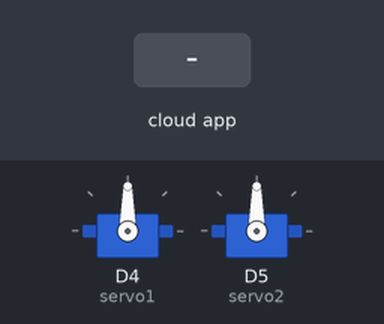
Recording of a sketch running on a simulated ESP8266 (NodeMCU). Shown: 2 × servo. The inputs (shaded band) are chosen by the test bench. WiFi joins after 1.5 s; servers stay silent unless stated; the Firebase database answers and starts empty; what the sketch prints to the serial monitor is not drawn.

Above: at 2.7 s.
2.8 s: the phone or cloud app sets commands to FORWARD
At 3.7 s:
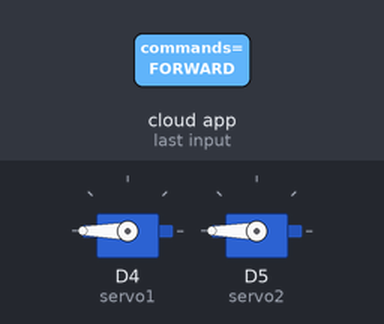
At 4.11 s:
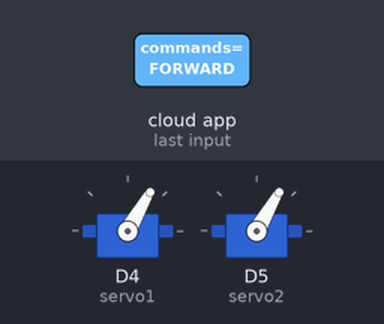
6.0 s: the phone or cloud app sets commands to BACKWARD
9.2 s: the phone or cloud app sets commands to LEFT
At 11.3 s:
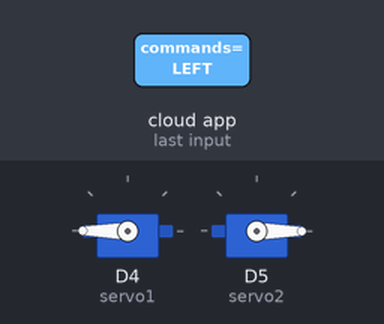
12.4 s: the phone or cloud app sets commands to RIGHT
15.6 s: the phone or cloud app sets commands to LEFT
Timing chart, 0 to 19.2 s (numbered marks = the images above; inputs shaded):
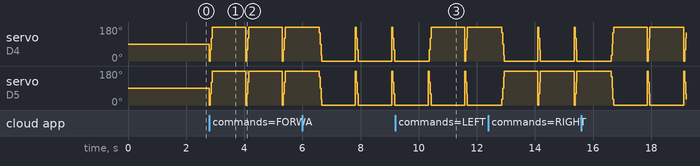

The sketch:

robot_movement.ino
```cpp
#include <ESP8266WiFi.h>
#include <Servo.h>
#include <Firebase_ESP_Client.h>
#include "addons/TokenHelper.h"
#include "addons/RTDBHelper.h"

#define WIFI_SSID "**********"
#define WIFI_PASSWORD "*********"
#define API_KEY "************"
#define DATABASE_URL "***************"

FirebaseData fbdo;
FirebaseAuth auth;
FirebaseConfig config;

Servo servo1;
Servo servo2;

// Define servo movement ranges
const int MIN_POSITION = 0;
const int MAX_POSITION = 180;
const int STEP_SIZE = 30;
const int DELAY_TIME = 15;

void setup() {
  Serial.begin(115200);

  servo1.attach(D4);  // Attach servo1 to D4 pin
  servo2.attach(D5);  // Attach servo2 to D5 pin

  // Connect to Wi-Fi
  WiFi.begin(WIFI_SSID, WIFI_PASSWORD);
  while (WiFi.status() != WL_CONNECTED) {
    delay(300);
    Serial.print(".");
  }
  Serial.println("Connected to Wi-Fi");

  // Initialize Firebase
  config.api_key = API_KEY;
  config.database_url = DATABASE_URL;
  Firebase.begin(&config, &auth);
  Firebase.reconnectWiFi(true);
}

void loop() {
  if (Firebase.ready() && Firebase.RTDB.getString(&fbdo, "/commands")) {
    String command = fbdo.stringData();
    Serial.println("NodeMCU 1 received command: " + command);

    if (command == "FORWARD") {
      moveForward();
    } else if (command == "BACKWARD") {
      moveBackward();
    } else if (command == "LEFT") {
      moveLeft();
    } else if (command == "RIGHT") {
      moveRight();
    } else if (command == "STOP") {
      stopMovement();
    }
  } else {
    Serial.println("Firebase Error... ");
  }
  delay(1000);
}

void moveForward() {
  for (int pos = MIN_POSITION; pos <= MAX_POSITION; pos += STEP_SIZE) {
    servo1.write(pos);
    servo2.write(pos);
    delay(DELAY_TIME);
  }
}

void moveBackward() {
  for (int pos = MAX_POSITION; pos >= MIN_POSITION; pos -= STEP_SIZE) {
    servo1.write(pos);
    servo2.write(pos);
    delay(DELAY_TIME);
  }
}

void moveLeft() {
  for (int pos1 = MIN_POSITION; pos1 <= MAX_POSITION; pos1 += STEP_SIZE) {
    servo1.write(pos1);
    servo2.write(MAX_POSITION - pos1);
    delay(DELAY_TIME);
  }
}

void moveRight() {
  for (int pos1 = MIN_POSITION; pos1 <= MAX_POSITION; pos1 += STEP_SIZE) {
    servo1.write(MAX_POSITION - pos1);
    servo2.write(pos1);
    delay(DELAY_TIME);
  }
}

void stopMovement() {
  servo1.write(90);
  servo2.write(90);
}
```

Measured:
- after the input at 2.8 s, servo on D4 (servo1), servo on D5 (servo2): 90° → 0° at once, then repeats every 1.3 s: 60° 0.03 s, 120° 0.03 s, 180° 1.2 s, 0° 0.03 s
